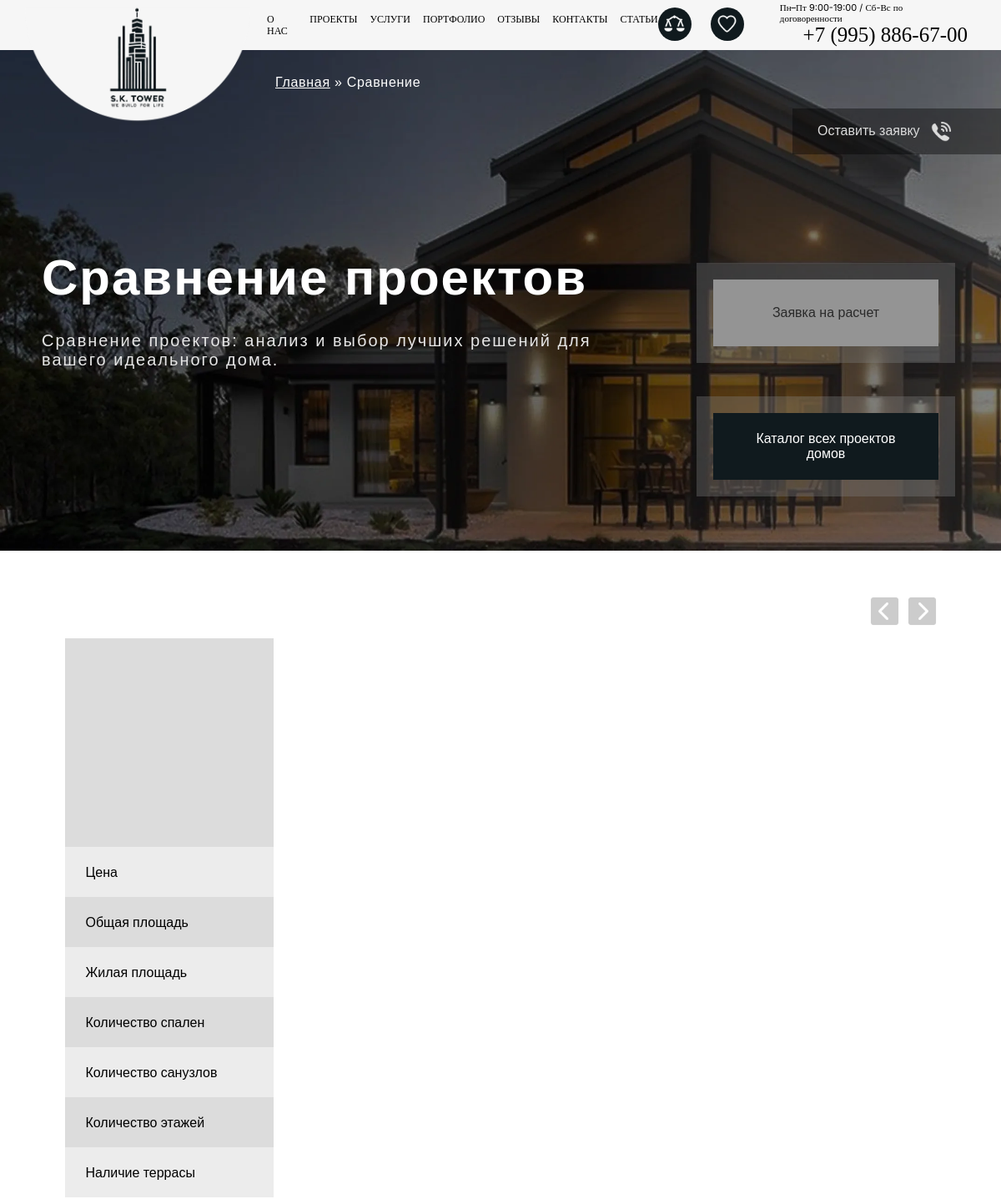
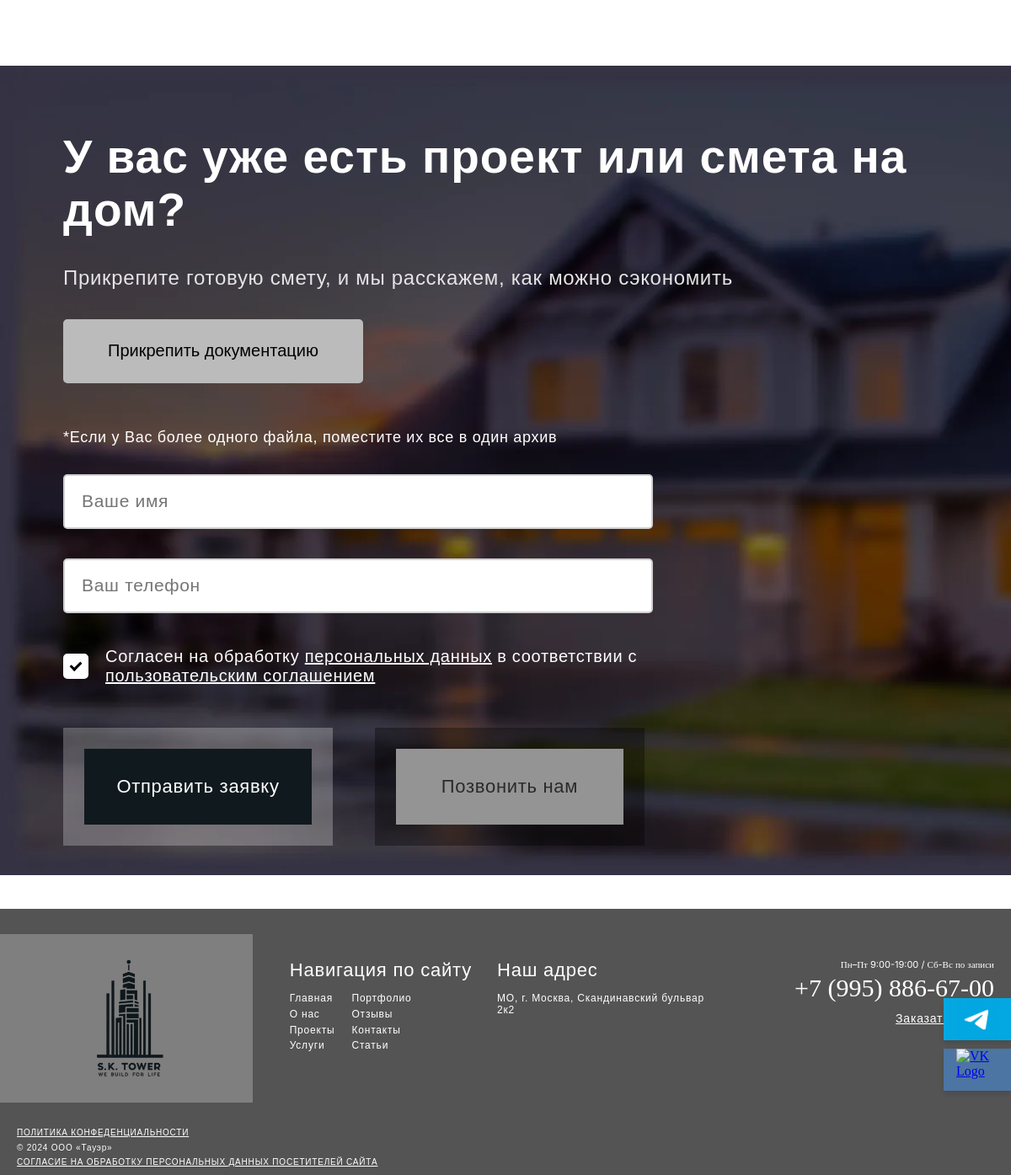
The page /compare on the database its author committed (2 pictures, top to bottom).
### main/models.py (models this page shows, shortened)
class ConactInfo(models.Model):
    name = models.CharField(verbose_name="Критерий (не менять)", max_length=100, blank=True)
    value = models.CharField(verbose_name="Значение (можно менять)", max_length=150, blank=True)
    class Meta:
        verbose_name = "Информация"
        verbose_name_plural = "Информация"

### main/views.py (the view)
# urls.py: path('compare', views.compare, name='compare'),
def compare(request):
    all_projects = Projects.objects.all()
    return render(request, 'main/compare.html', {'projects': all_projects})

### main/context_processors.py (called while the page is built)
def get_main_info(request):
    info = ConactInfo.objects.all()
    data = {}
    extra_data = {
        'Основной номер телефона': 'number',
        'Дополнительный номер телефона': 'extra_number',
        'Адрес': 'address',
        'Электронная почта': 'mail',
        'Сокращенное наименование': 'short_name',
        'Юридический адрес': 'ur_address',
        'Физический адрес': 'phis_address',
        'ОГРНИП': 'ogrnip',
        'ИНН': 'inn',
        'Дата присвоения ОГРНИП': 'data_ogrnip',
        'КПП': 'kpp',
        'Расчетный счет': 'chet',
        'Название банка': 'bank_name',
        'Корреспондентский счет': 'kor_chet',
        'БИК': 'bik',
    }
    for i in info:
        name = extra_data[i.name]
        data[name] = i.value
    return data

### main/models.py (called while the page is built)
    def __str__(self):
        return f'{self.image}'

### main/templatetags/custom_filters.py (called while the page is built)
@register.filter
def format_price(value):
    locale.setlocale(locale.LC_ALL, '')
    return locale.format_string("%d", value, grouping=True)

### main/templates/main/compare.html (shortened to what this page needs)
{% extends 'main/header.html' %}
{% load static %}
{% load custom_filters %}
{% block link %}
<link rel="stylesheet" type="text/css" href="{% static 'main/css/compare.css' %}">
{% endblock %}
{% block navigation %}
<a href="/">Главная</a> » Сравнение
{% endblock %}
{% block title_text %}
Сравнение проектов
{% endblock %}
{% block extra_text %}
Сравнение проектов: анализ и выбор лучших решений для вашего идеального дома.
{% endblock %}
{% block content %}
<div class="compare_page">
    <div class="compare_buttons">
        <img src="{% static 'main/png/compare/compare_prev.png' %}" id='compare_prev' class="compare_button" onclick="move_compare(-1)" data-active-src="{% static 'main/png/compare/compare_prev_active.png' %}" data-inactive-src="{% static 'main/png/compare/compare_prev.png' %}" draggable="false">
        <img src="{% static 'main/png/compare/compare_next.png' %}" id='compare_next' class="compare_button" onclick="move_compare(1)" data-active-src="{% static 'main/png/compare/compare_next_active.png' %}" data-inactive-src="{% static 'main/png/compare/compare_next.png' %}" draggable="false">
    </div>
    <div class="compare_content">
        <div class="compare_head">
            <div class="compare_head1"></div>
            <div class="compare_head2">Цена</div>
            <div class="compare_head3">Общая площадь</div>
            <div class="compare_head4">Жилая площадь</div>
            <div class="compare_head5">Количество спален</div>
            <div class="compare_head6">Количество санузлов</div>
            <div class="compare_head7">Количество этажей</div>
            <div class="compare_head8">Наличие террасы</div>
        </div>
    </div>
</div>
<div class="special_block222">
    <div class="special_block1">
        <div class="special_block1_1">
            <h1 class="special_block_title">У вас уже есть проект или смета на дом?</h1>
            <p class="special_block_text">Прикрепите готовую смету, и мы расскажем, как можно сэкономить</p>
            <form method="POST" enctype="multipart/form-data">
                <label for="file" class="file_input"></label>
                <p class="info_file_text" id="info_file_text">*Если у Вас более одного файла, поместите их все в один архив</p>
                <input id='name' type="text" name="name" placeholder="Ваше имя" class="special_block_input">
                <input id="phone" type="tel" onkeypress="return event.charCode >= 48 && event.charCode <= 57" name="phone" placeholder="Ваш телефон" class="special_block_input">
            </form>
        </div>
        <label class="mobile_container">Согласен на обработку <a href="#soglasie1" id="soglasie_open4" class="container_a">персональных данных</a> в соответствии с <a href="{% url 'agreement' %}" class="container_a">пользовательским соглашением</a>
            <span class="mobile_checkmark"></span>
        </label>
        <div class="special_block1_2">
            <div class="special_button1" id='send_estimate_button' onclick="send_estimate()">Отправить заявку</div>
            <a class="special_button2" style="text-decoration: none;" href="tel:{{ number }}">Позвонить нам</a>
        </div>
    </div>
</div>
{% endblock %}

### main/templates/main/header.html (shortened to what this page needs)
{% load static %}
<!doctype html>
<html lang="en">
<head>
    <link rel="stylesheet" href="{% static 'main/css/header.css' %}">
    {% block link %}{% endblock %}
</head>
<body>
<web_header>
    <div class="block1">
        <a class="logo" href="/" id="logo">
            <img src="{% static 'main/png/header/logo.png' %}" class="item_img" draggable="false">
        </a>
        <div class="navigation">
            <a class="nav" href="{% url 'about' %}">О НАС</a>
            <a class="nav" href="{% url 'projects' %}">ПРОЕКТЫ</a>
            <a class="nav" href="{% url 'services' %}">УСЛУГИ</a>
            <a class="nav" href="{% url 'portfolio' %}">ПОРТФОЛИО</a>
            <a class="nav" href="{% url 'reviews' %}">ОТЗЫВЫ</a>
            <a class="nav" href="{% url 'contacts' %}">КОНТАКТЫ</a>
            <a class="nav" href="{% url 'articles' %}">СТАТЬИ</a>
        </div>
    </div>
    <div class="block2">
        <div class="action_buttons">
            <div class="compare_block">
                <a class="compare" href="{% url 'compare' %}">
                    <img src="{% static 'main/png/header/compare.png' %}" class="compare_icon" draggable="false">
                </a>
            </div>
            <div class="like_block">
                <a class="like" href="{% url 'favorites' %}">
                    <img src="{% static 'main/png/header/like.png' %}" class="like_icon" draggable="false">
                </a>
            </div>
        </div>
        <div class="info_container">
            <div class="work_time">Пн–Пт 9:00-19:00 / Сб-Вс по договоренности</div>
            <a class="header_number" href="tel:{{ number }}">{{ number }}</a>
        </div>
    </div>
</web_header>
<div class="content" id="content">
    <div class="title_block">
        <div class="site_navigation">
            {% block navigation %}
            {% endblock %}
        </div>
        <div class="block_info" id="block_info">
            <h1 class="title_text">
                {% block title_text %}
                {% endblock %}
            </h1>
            <p class="extra_text">
                {% block extra_text %}
                {% endblock %}
            </p>
        </div>
        <div class="block_buttons" id="block_buttons">
            <div class="button1" id="openFormBtn1">
                Оставить заявку
                <img src="{% static 'main/png/home/phone.png' %}" class="button1_icon" draggable="false">
            </div>
            <div class="button2" id="calculator_open1">Заявка на расчет</div>
            <a href="{% url 'projects' %}" class="button3">Каталог всех проектов домов</a>
        </div>
    </div>
    {% block content %}
    {% endblock %}
</div>
<div class="footer">
    <div class="footer_body">
        <div class="footer_logo_block">
            <img src="{% static 'main/png/header/footer_logo.png' %}" class="footer_logo" draggable="false">
        </div>
        <div class="footer_content">
            <div class="footer_info">
                <div class="footer_navigation">
                    <p class="footer_info_title">Навигация по сайту</p>
                    <div class="footer_navigation_links">
                        <div  class="footer_navigation_links_column">
                            <a href="{% url 'home' %}" class="footer_link">Главная</a>
                            <a href="{% url 'about' %}" class="footer_link">О нас</a>
                            <a href="{% url 'projects' %}" class="footer_link">Проекты</a>
                            <a href="{% url 'services' %}" class="footer_link">Услуги</a>
                        </div>
                        <div  class="footer_navigation_links_column">
                            <a href="{% url 'portfolio' %}" class="footer_link">Портфолио</a>
                            <a href="{% url 'reviews' %}" class="footer_link">Отзывы</a>
                            <a href="{% url 'contacts' %}" class="footer_link">Контакты</a>
                            <a href="{% url 'articles' %}" class="footer_link">Статьи</a>
                        </div>
                    </div>
                </div>
                <div class="footer_address">
                    <p class="footer_info_title">Наш адрес</p>
                    <p class="footer_address_text">{{ address }}</p>
                </div>
            </div>
            <div class="footer_contact">
                <p class="footer_work_date">Пн–Пт 9:00-19:00 / Сб-Вс по записи</p>
                <a href="tel:{{ number }}" class="footer_number">{{ number }}</a>
                <div class="footer_order_call" id="openFormBtn3">Заказать звонок</div>
            </div>
        </div>
    </div>
    <div class="footer_data">
        <a href="{% url 'agreement' %}" class="footer_privacy_policy">ПОЛИТИКА КОНФЕДЕНЦИАЛЬНОСТИ</a>
        <p class="footer_years_work">© 2024 ООО «Тауэр»</p>
        <p class="footer_agreement" id="soglasie_open3">СОГЛАСИЕ НА ОБРАБОТКУ ПЕРСОНАЛЬНЫХ ДАННЫХ ПОСЕТИТЕЛЕЙ САЙТА</p>
    </div>
</div>
<a href="https://vk.com/s.k.tower" class="vk-icon" target="_blank">
    <img src="https://upload.wikimedia.org/wikipedia/commons/2/21/VK.com-logo.svg" alt="VK Logo" />
</a>
<a href="https://t.me/sktowermsk" class="tg-icon" target="_blank">
    <img src="{% static 'main/png/header/tg-icon.png' %}" alt="TG Logo" />
</a>
</body>
</html>

### main/templates/main/header.html (style rules this page uses)
body { margin: 0; padding: 0; box-sizing: border-box; }
.vk-icon { position: fixed; bottom: 100px; right: 0px; width: 80px; display: flex; justify-content: center; align-items: center; box-shadow: 0 4px 6px rgba(0, 0, 0, 0.1); transition: transform 0.2s; background-color: #4c75a3; z-index: 1; }
.vk-icon img { width: 50px; height: 50px; }
.tg-icon { position: fixed; bottom: 160px; right: 0px; width: 80px; display: flex; justify-content: center; align-items: center; box-shadow: 0 4px 6px rgba(0, 0, 0, 0.1); transition: transform 0.2s; background-color: #03A8E2; z-index: 1; }
.tg-icon img { width: 50px; height: 50px; }

### rows shown on the page
ConactInfo: value "+7 (995) 886-67-00"
ConactInfo: value "МО, г. Москва, Скандинавский бульвар 2к2"
